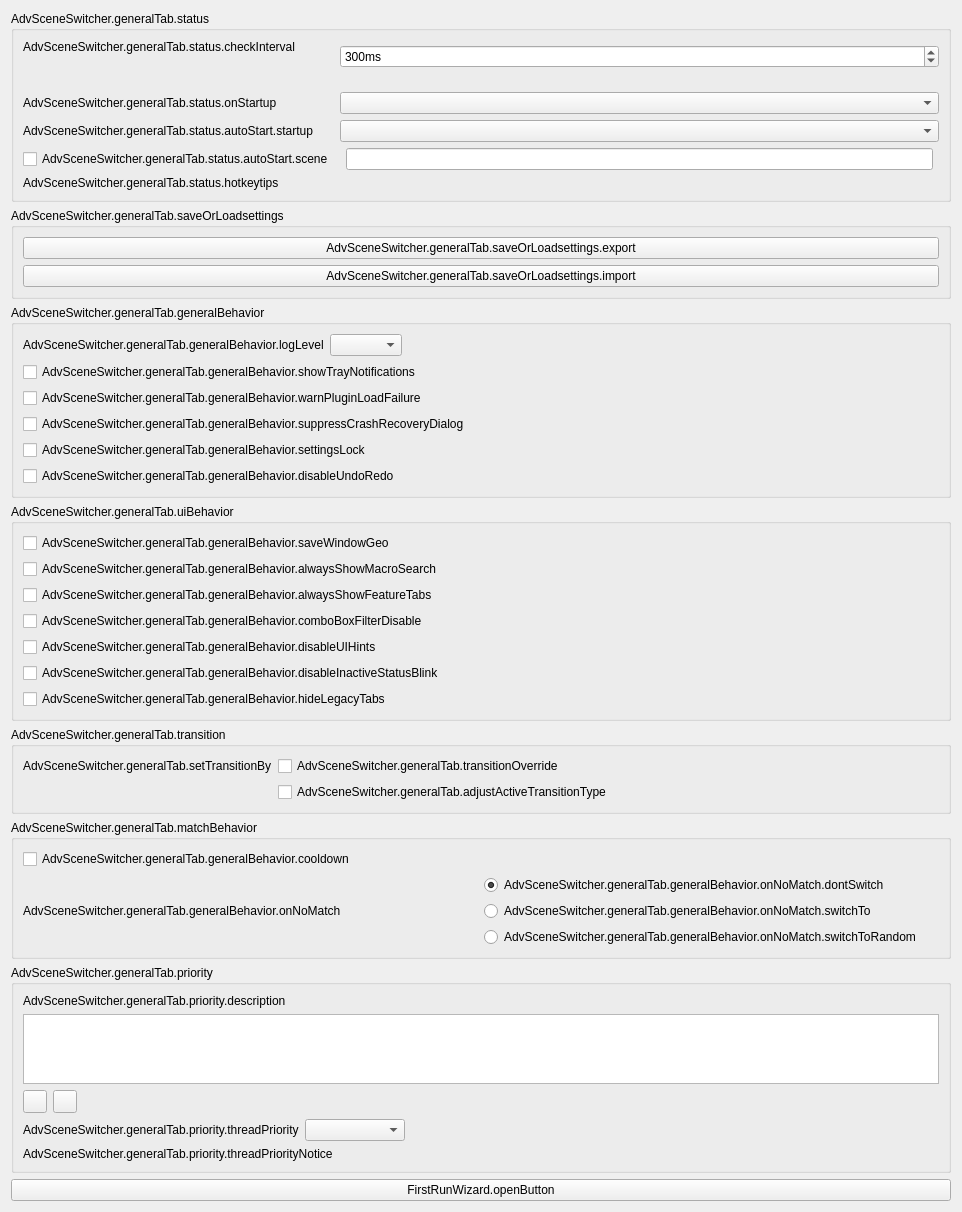
         <widget class="QWidget" name="scrollAreaWidgetContents">
          <property name="geometry">
           <rect>
            <x>0</x>
            <y>0</y>
            <width>962</width>
            <height>1190</height>
           </rect>
          </property>
          <layout class="QVBoxLayout" name="verticalLayout_19">
           <item>
            <widget class="QGroupBox" name="statusBox">
             <property name="title">
              <string>AdvSceneSwitcher.generalTab.status</string>
             </property>
             <layout class="QGridLayout" name="gridLayout_4">
              <item row="0" column="0">
               <layout class="QGridLayout" name="statusLayout">
                <item row="4" column="1">
                 <widget class="QComboBox" name="autoStartEvent"/>
                </item>
                <item row="4" column="0">
                 <widget class="QLabel" name="label_10">
                  <property name="text">
                   <string>AdvSceneSwitcher.generalTab.status.autoStart.startup</string>
                  </property>
                 </widget>
                </item>
                <item row="0" column="0">
                 <layout class="QVBoxLayout" name="verticalLayout_33">
                  <item>
                   <widget class="QLabel" name="label_4">
                    <property name="text">
                     <string>AdvSceneSwitcher.generalTab.status.checkInterval</string>
                    </property>
                   </widget>
                  </item>
                  <item>
                   <widget class="QLabel" name="checkIntervalTooLowWarning">
                    <property name="text">
                     <string/>
                    </property>
                   </widget>
                  </item>
                 </layout>
                </item>
                <item row="3" column="1">
                 <widget class="QComboBox" name="startupBehavior"/>
                </item>
                <item row="1" column="1">
                 <widget class="QWidget" name="placeholder3" native="true"/>
                </item>
                <item row="1" column="0">
                 <widget class="QWidget" name="placeholder" native="true"/>
                </item>
                <item row="3" column="0">
                 <widget class="QLabel" name="label_64">
                  <property name="text">
                   <string>AdvSceneSwitcher.generalTab.status.onStartup</string>
                  </property>
                 </widget>
                </item>
                <item row="2" column="1">
                 <widget class="QWidget" name="placeholder2" native="true"/>
                </item>
                <item row="6" column="0">
                 <widget class="QLabel" name="label_13">
                  <property name="text">
                   <string>AdvSceneSwitcher.generalTab.status.hotkeytips</string>
                  </property>
                 </widget>
                </item>
                <item row="0" column="1">
                 <widget class="QSpinBox" name="checkInterval">
                  <property name="minimumSize">
                   <size>
                    <width>100</width>
                    <height>0</height>
                   </size>
                  </property>
                  <property name="suffix">
                   <string notr="true">ms</string>
                  </property>
                  <property name="minimum">
                   <number>10</number>
                  </property>
                  <property name="maximum">
                   <number>20000</number>
                  </property>
                  <property name="value">
                   <number>300</number>
                  </property>
                 </widget>
                </item>
                <item row="5" column="0">
                 <widget class="QCheckBox" name="autoStartSceneEnable">
                  <property name="text">
                   <string>AdvSceneSwitcher.generalTab.status.autoStart.scene</string>
                  </property>
                 </widget>
                </item>
                <item row="5" column="1">
                 <layout class="QHBoxLayout" name="autoStartSceneLayout">
                  <item>
                   <widget class="advss::SceneSelectionWidget" name="autoStartScene" native="true"/>
                  </item>
                  <item>
                   <widget class="advss::VariableLineEdit" name="autoStartSceneName"/>
                  </item>
                  <item>
                   <widget class="advss::RegexConfigWidget" name="autoStartSceneNameRegex" native="true"/>
                  </item>
                 </layout>
                </item>
               </layout>
              </item>
             </layout>
            </widget>
           </item>
           <item>
            <widget class="QGroupBox" name="saveLoadBox">
             <property name="title">
              <string>AdvSceneSwitcher.generalTab.saveOrLoadsettings</string>
             </property>
             <layout class="QVBoxLayout" name="verticalLayout_17">
              <item>
               <widget class="QPushButton" name="exportSettings">
                <property name="text">
                 <string>AdvSceneSwitcher.generalTab.saveOrLoadsettings.export</string>
                </property>
               </widget>
              </item>
              <item>
               <widget class="QPushButton" name="importSettings">
                <property name="text">
                 <string>AdvSceneSwitcher.generalTab.saveOrLoadsettings.import</string>
                </property>
               </widget>
              </item>
             </layout>
            </widget>
           </item>
           <item>
            <widget class="QGroupBox" name="generalSettingsBox">
             <property name="title">
              <string>AdvSceneSwitcher.generalTab.generalBehavior</string>
             </property>
             <layout class="QVBoxLayout" name="verticalLayout_32">
              <item>
               <layout class="QHBoxLayout" name="horizontalLayout_52">
                <item>
                 <widget class="QLabel" name="label_21">
                  <property name="text">
                   <string>AdvSceneSwitcher.generalTab.generalBehavior.logLevel</string>
                  </property>
                 </widget>
                </item>
                <item>
                 <widget class="QComboBox" name="logLevel"/>
                </item>
                <item>
                 <spacer name="horizontalSpacer_49">
                  <property name="orientation">
                   <enum>Qt::Horizontal</enum>
                  </property>
                  <property name="sizeHint" stdset="0">
                   <size>
                    <width>40</width>
                    <height>20</height>
                   </size>
                  </property>
                 </spacer>
                </item>
               </layout>
              </item>
              <item>
               <widget class="QCheckBox" name="showTrayNotifications">
                <property name="text">
                 <string>AdvSceneSwitcher.generalTab.generalBehavior.showTrayNotifications</string>
                </property>
               </widget>
              </item>
              <item>
               <widget class="QCheckBox" name="warnPluginLoadFailure">
                <property name="text">
                 <string>AdvSceneSwitcher.generalTab.generalBehavior.warnPluginLoadFailure</string>
                </property>
               </widget>
              </item>
              <item>
               <widget class="QCheckBox" name="suppressCrashRecoveryDialog">
                <property name="text">
                 <string>AdvSceneSwitcher.generalTab.generalBehavior.suppressCrashRecoveryDialog</string>
                </property>
               </widget>
              </item>
              <item>
               <widget class="QCheckBox" name="settingsLock">
                <property name="text">
                 <string>AdvSceneSwitcher.generalTab.generalBehavior.settingsLock</string>
                </property>
               </widget>
              </item>
              <item>
               <widget class="QCheckBox" name="disableUndoRedo">
                <property name="text">
                 <string>AdvSceneSwitcher.generalTab.generalBehavior.disableUndoRedo</string>
                </property>
               </widget>
              </item>
             </layout>
            </widget>
           </item>
           <item>
            <widget class="QGroupBox" name="groupBox_6">
             <property name="title">
              <string>AdvSceneSwitcher.generalTab.uiBehavior</string>
             </property>
             <layout class="QVBoxLayout" name="verticalLayout_2">
              <item>
               <widget class="QCheckBox" name="saveWindowGeo">
                <property name="text">
                 <string>AdvSceneSwitcher.generalTab.generalBehavior.saveWindowGeo</string>
                </property>
               </widget>
              </item>
              <item>
               <widget class="QCheckBox" name="alwaysShowMacroSearch">
                <property name="text">
                 <string>AdvSceneSwitcher.generalTab.generalBehavior.alwaysShowMacroSearch</string>
                </property>
               </widget>
              </item>
              <item>
               <widget class="QCheckBox" name="alwaysShowFeatureTabs">
                <property name="toolTip">
                 <string>AdvSceneSwitcher.generalTab.generalBehavior.alwaysShowFeatureTabs.tooltip</string>
                </property>
                <property name="text">
                 <string>AdvSceneSwitcher.generalTab.generalBehavior.alwaysShowFeatureTabs</string>
                </property>
               </widget>
              </item>
              <item>
               <widget class="QCheckBox" name="disableComboBoxFilter">
                <property name="text">
                 <string>AdvSceneSwitcher.generalTab.generalBehavior.comboBoxFilterDisable</string>
                </property>
               </widget>
              </item>
              <item>
               <widget class="QCheckBox" name="uiHintsDisable">
                <property name="text">
                 <string>AdvSceneSwitcher.generalTab.generalBehavior.disableUIHints</string>
                </property>
               </widget>
              </item>
              <item>
               <widget class="QCheckBox" name="inactiveStatusBlinkDisable">
                <property name="toolTip">
                 <string>AdvSceneSwitcher.generalTab.generalBehavior.disableInactiveStatusBlink.tooltip</string>
                </property>
                <property name="text">
                 <string>AdvSceneSwitcher.generalTab.generalBehavior.disableInactiveStatusBlink</string>
                </property>
               </widget>
              </item>
              <item>
               <widget class="QCheckBox" name="hideLegacyTabs">
                <property name="text">
                 <string>AdvSceneSwitcher.generalTab.generalBehavior.hideLegacyTabs</string>
                </property>
               </widget>
              </item>
             </layout>
            </widget>
           </item>
           <item>
            <widget class="QGroupBox" name="transitionBox">
             <property name="title">
              <string>AdvSceneSwitcher.generalTab.transition</string>
             </property>
             <layout class="QGridLayout" name="transitionLayout">
              <item row="1" column="1">
               <widget class="QCheckBox" name="adjustActiveTransitionType">
                <property name="text">
                 <string>AdvSceneSwitcher.generalTab.adjustActiveTransitionType</string>
                </property>
               </widget>
              </item>
              <item row="0" column="0">
               <widget class="QLabel" name="label_12">
                <property name="text">
                 <string>AdvSceneSwitcher.generalTab.setTransitionBy</string>
                </property>
               </widget>
              </item>
              <item row="0" column="1">
               <widget class="QCheckBox" name="transitionOverridecheckBox">
                <property name="text">
                 <string>AdvSceneSwitcher.generalTab.transitionOverride</string>
                </property>
               </widget>
              </item>
              <item row="0" column="2">
               <spacer name="horizontalSpacer_9">
                <property name="orientation">
                 <enum>Qt::Horizontal</enum>
                </property>
                <property name="sizeHint" stdset="0">
                 <size>
                  <width>40</width>
                  <height>20</height>
                 </size>
                </property>
               </spacer>
              </item>
             </layout>
            </widget>
           </item>
           <item>
            <widget class="QGroupBox" name="matchBehaviorBox">
             <property name="title">
              <string>AdvSceneSwitcher.generalTab.matchBehavior</string>
             </property>
             <layout class="QVBoxLayout" name="verticalLayout_37">
              <item>
               <layout class="QHBoxLayout" name="cooldownLayout">
                <item>
                 <widget class="QCheckBox" name="enableCooldown">
                  <property name="text">
                   <string>AdvSceneSwitcher.generalTab.generalBehavior.cooldown</string>
                  </property>
                 </widget>
                </item>
                <item>
                 <widget class="advss::DurationSelection" name="cooldownTime" native="true"/>
                </item>
                <item>
                 <spacer name="horizontalSpacer_21">
                  <property name="orientation">
                   <enum>Qt::Horizontal</enum>
                  </property>
                  <property name="sizeHint" stdset="0">
                   <size>
                    <width>40</width>
                    <height>20</height>
                   </size>
                  </property>
                 </spacer>
                </item>
               </layout>
              </item>
              <item>
               <layout class="QGridLayout" name="gridLayout">
                <item row="0" column="2">
                 <widget class="QRadioButton" name="noMatchDontSwitch">
                  <property name="text">
                   <string>AdvSceneSwitcher.generalTab.generalBehavior.onNoMatch.dontSwitch</string>
                  </property>
                  <property name="checked">
                   <bool>true</bool>
                  </property>
                 </widget>
                </item>
                <item row="2" column="2">
                 <widget class="QRadioButton" name="noMatchRandomSwitch">
                  <property name="text">
                   <string>AdvSceneSwitcher.generalTab.generalBehavior.onNoMatch.switchToRandom</string>
                  </property>
                 </widget>
                </item>
                <item row="1" column="2">
                 <layout class="QHBoxLayout" name="horizontalLayout">
                  <property name="leftMargin">
                   <number>0</number>
                  </property>
                  <property name="topMargin">
                   <number>0</number>
                  </property>
                  <property name="rightMargin">
                   <number>0</number>
                  </property>
                  <property name="bottomMargin">
                   <number>0</number>
                  </property>
                  <item>
                   <widget class="QRadioButton" name="noMatchSwitch">
                    <property name="text">
                     <string>AdvSceneSwitcher.generalTab.generalBehavior.onNoMatch.switchTo</string>
                    </property>
                   </widget>
                  </item>
                  <item>
                   <widget class="advss::SceneSelectionWidget" name="noMatchSwitchScene" native="true"/>
                  </item>
                 </layout>
                </item>
                <item row="1" column="1">
                 <layout class="QHBoxLayout" name="noMatchLayout">
                  <item>
                   <widget class="QLabel" name="label_2">
                    <property name="sizePolicy">
                     <sizepolicy hsizetype="Preferred" vsizetype="Preferred">
                      <horstretch>0</horstretch>
                      <verstretch>0</verstretch>
                     </sizepolicy>
                    </property>
                    <property name="text">
                     <string>AdvSceneSwitcher.generalTab.generalBehavior.onNoMatch</string>
                    </property>
                    <property name="alignment">
                     <set>Qt::AlignLeading|Qt::AlignLeft|Qt::AlignVCenter</set>
                    </property>
                   </widget>
                  </item>
                 </layout>
                </item>
               </layout>
              </item>
             </layout>
            </widget>
           </item>
           <item>
            <widget class="QGroupBox" name="priorityBox">
             <property name="title">
              <string>AdvSceneSwitcher.generalTab.priority</string>
             </property>
             <layout class="QVBoxLayout" name="verticalLayout_16">
              <item>
               <widget class="QLabel" name="description">
                <property name="text">
                 <string>AdvSceneSwitcher.generalTab.priority.description</string>
                </property>
               </widget>
              </item>
              <item>
               <widget class="QListWidget" name="priorityList"/>
              </item>
              <item>
               <layout class="QHBoxLayout" name="horizontalLayout_32">
                <item>
                 <widget class="QToolButton" name="priorityUp">
                  <property name="icon">
                   <iconset>
                    <normaloff>../../../forms/images/up.png</normaloff>../../../forms/images/up.png</iconset>
                  </property>
                  <property name="themeID" stdset="0">
                   <string notr="true">upArrowIconSmall</string>
                  </property>
                  <property name="class" stdset="0">
                   <string notr="true">icon-up</string>
                  </property>
                 </widget>
                </item>
                <item>
                 <widget class="QToolButton" name="priorityDown">
                  <property name="icon">
                   <iconset>
                    <normaloff>../../../forms/images/down.png</normaloff>../../../forms/images/down.png</iconset>
                  </property>
                  <property name="themeID" stdset="0">
                   <string notr="true">downArrowIconSmall</string>
                  </property>
                  <property name="class" stdset="0">
                   <string notr="true">icon-down</string>
                  </property>
                 </widget>
                </item>
                <item>
                 <spacer name="horizontalSpacer_31">
                  <property name="orientation">
                   <enum>Qt::Horizontal</enum>
                  </property>
                  <property name="sizeHint" stdset="0">
                   <size>
                    <width>40</width>
                    <height>20</height>
                   </size>
                  </property>
                 </spacer>
                </item>
               </layout>
              </item>
              <item>
               <layout class="QHBoxLayout" name="horizontalLayout_49">
                <item>
                 <widget class="QLabel" name="label_56">
                  <property name="text">
                   <string>AdvSceneSwitcher.generalTab.priority.threadPriority</string>
                  </property>
                 </widget>
                </item>
                <item>
                 <widget class="QComboBox" name="threadPriority">
                  <property name="sizePolicy">
                   <sizepolicy hsizetype="Maximum" vsizetype="Fixed">
                    <horstretch>0</horstretch>
                    <verstretch>0</verstretch>
                   </sizepolicy>
                  </property>
                  <property name="minimumSize">
                   <size>
                    <width>100</width>
                    <height>0</height>
                   </size>
                  </property>
                 </widget>
                </item>
                <item>
                 <spacer name="horizontalSpacer_41">
                  <property name="orientation">
                   <enum>Qt::Horizontal</enum>
                  </property>
                  <property name="sizeHint" stdset="0">
                   <size>
                    <width>40</width>
                    <height>20</height>
                   </size>
                  </property>
                 </spacer>
                </item>
               </layout>
              </item>
              <item>
               <widget class="QLabel" name="label_57">
                <property name="text">
                 <string>AdvSceneSwitcher.generalTab.priority.threadPriorityNotice</string>
                </property>
               </widget>
              </item>
             </layout>
            </widget>
           </item>
           <item>
            <widget class="QPushButton" name="openSetupWizard">
             <property name="text">
              <string>FirstRunWizard.openButton</string>
             </property>
            </widget>
           </item>
          </layout>
         </widget>
